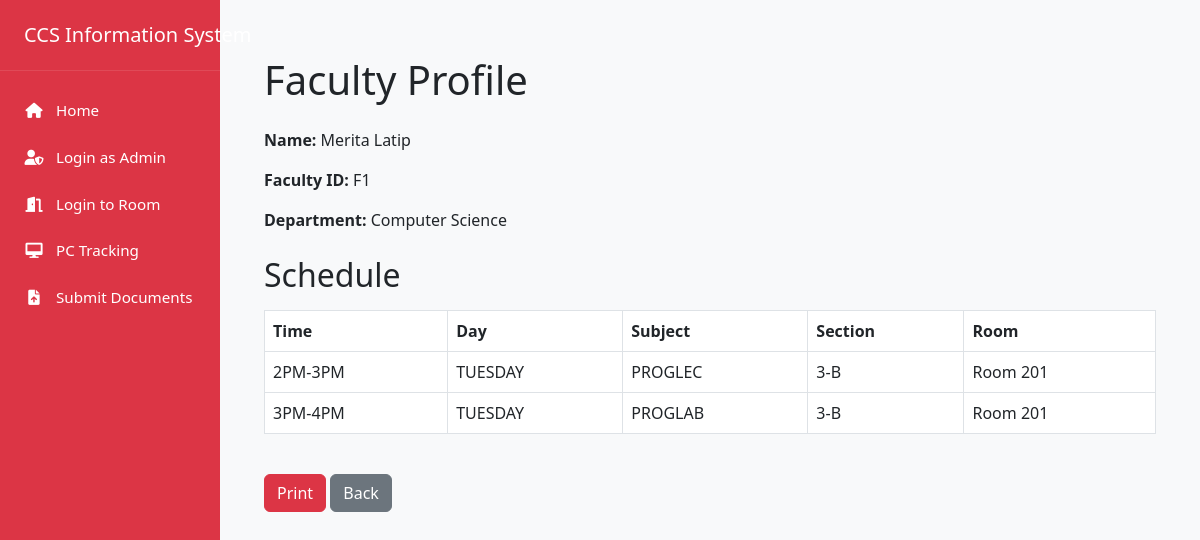
Page /faculty/1 on the committed database.
### app/models.py (models this page shows)
class Faculty(db.Model):
    id = db.Column(db.Integer, primary_key=True)
    faculty_id = db.Column(db.String(20), unique=True, nullable=False)
    name = db.Column(db.String(100), nullable=False)
    department = db.Column(db.String(50))
    schedules = db.relationship('Schedule', backref='faculty', lazy=True)

class Schedule(db.Model):
    id = db.Column(db.Integer, primary_key=True)
    time = db.Column(db.String(50))
    day = db.Column(db.String(20))
    subject = db.Column(db.String(50))
    section_id = db.Column(db.Integer, db.ForeignKey('section.id'))
    faculty_id = db.Column(db.Integer, db.ForeignKey('faculty.id'))
    room_id = db.Column(db.Integer, db.ForeignKey('room.id'))

class Section(db.Model):
    id = db.Column(db.Integer, primary_key=True)
    section_name = db.Column(db.String(20), unique=True, nullable=False)
    course = db.Column(db.String(50))
    year_level = db.Column(db.String(20))
    students = db.relationship('Student', backref='section', lazy=True)
    schedules = db.relationship('Schedule', backref='section', lazy=True)

class Room(db.Model):
    id = db.Column(db.Integer, primary_key=True)
    room_name = db.Column(db.String(20), unique=True, nullable=False)
    schedules = db.relationship('Schedule', backref='room', lazy=True)

### app/routes.py (the view)
@app.route('/faculty/<int:faculty_id>')
def faculty_profile(faculty_id):
    faculty = Faculty.query.get_or_404(faculty_id)
    schedules = Schedule.query.filter_by(faculty_id=faculty_id).all()
    return render_template('faculty_profile.html', faculty=faculty, schedules=schedules)

### templates/faculty_profile.html
{% extends "base.html" %}
{% block content %}
<div class="profile-section">
    <h1 class="mb-4">Faculty Profile</h1>
    <div class="mb-4">
        <p><strong>Name:</strong> {{ faculty.name }}</p>
        <p><strong>Faculty ID:</strong> {{ faculty.faculty_id }}</p>
        <p><strong>Department:</strong> {{ faculty.department }}</p>
    </div>
    <h2 class="mb-3">Schedule</h2>
    <div class="table-responsive">
        <table class="table table-bordered">
            <thead>
                <tr>
                    <th>Time</th>
                    <th>Day</th>
                    <th>Subject</th>
                    <th>Section</th>
                    <th>Room</th>
                </tr>
            </thead>
            <tbody>
                {% for schedule in schedules %}
                <tr>
                    <td>{{ schedule.time }}</td>
                    <td>{{ schedule.day }}</td>
                    <td>{{ schedule.subject }}</td>
                    <td>{{ schedule.section.section_name if schedule.section else '' }}</td>
                    <td>{{ schedule.room.room_name if schedule.room else '' }}</td>
                </tr>
                {% endfor %}
            </tbody>
        </table>
    </div>
    <div class="mt-4">
        <button class="btn btn-danger" onclick="window.print()">Print</button>
        <a href="{{ url_for('faculty_list') }}" class="btn btn-secondary">Back</a>
    </div>
</div>
{% endblock %}

### rows in the picture
Faculty: name "Merita Latip", faculty_id "F1", department "Computer Science"
Schedule: time "2PM-3PM", day "TUESDAY", subject "PROGLEC", section "3-B", room "Room 201"
Schedule: time "3PM-4PM", day "TUESDAY", subject "PROGLAB", section "3-B", room "Room 201"
